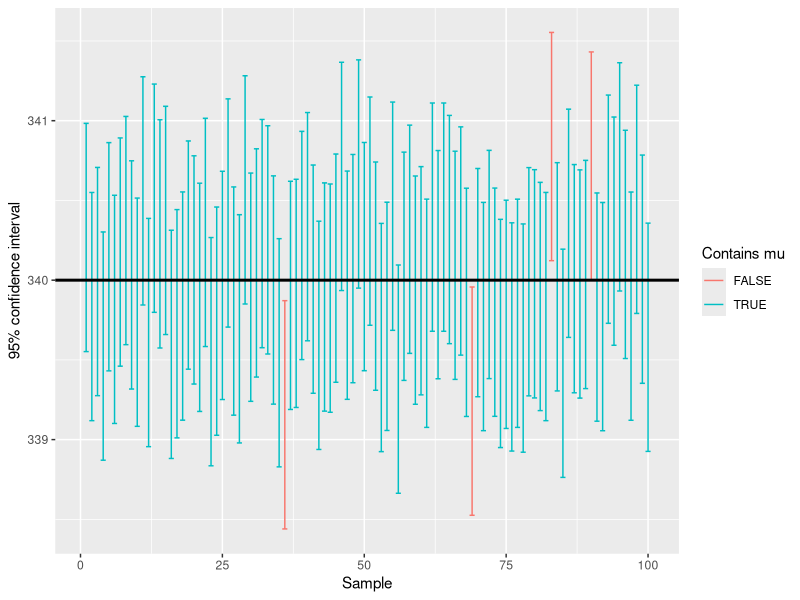
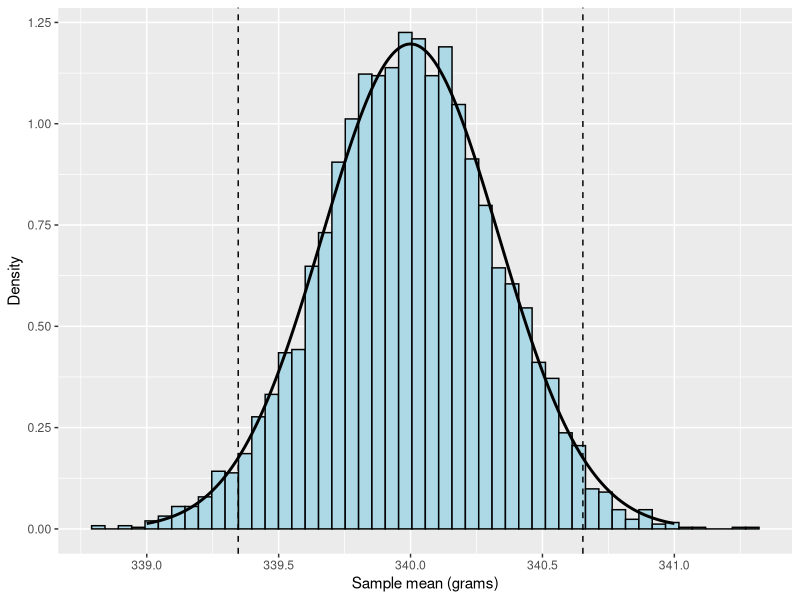
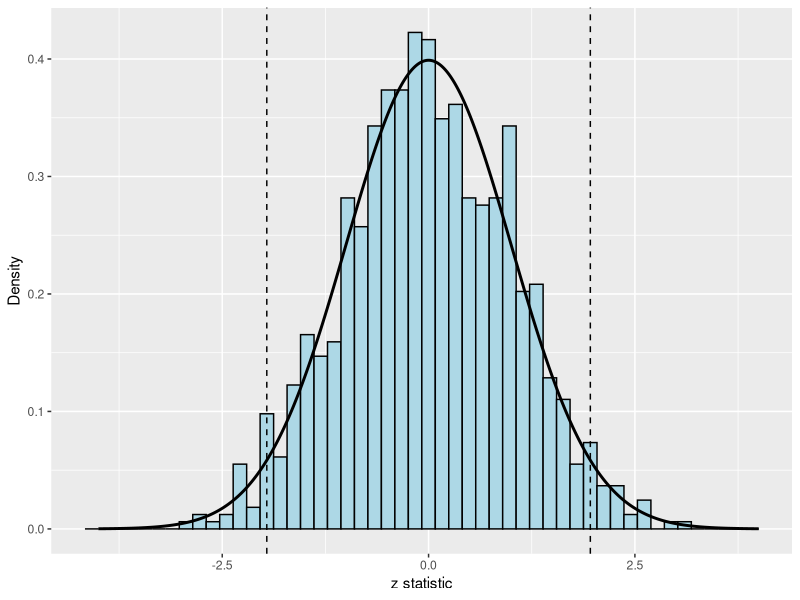

Recreate these plots in R, in order.
## ---- chunk 1
library(ggplot2)
## ---- chunk 2
qnorm(0.975)


qnorm(0.95) # 90% CI
qnorm(0.995) # 99% CI
## ---- chunk 3
weights <- c(338.1, 341.2, 339.5, 342.0, 337.8, 340.6, 336.9, 343.1,
             339.9, 338.4, 341.7, 340.2, 337.5, 342.8, 339.1, 340.8,
             338.6, 341.4, 336.2, 340.0)

n <- length(weights)
ybar <- mean(weights)
sigma <- 2

n
ybar
## ---- chunk 4
se <- sigma / sqrt(n)
crit <- qnorm(0.975)
margin <- crit * se

## ---- chunk 5
ybar - margin
ybar + margin
## ---- chunk 6
set.seed(20211)

ybars <- replicate(100, mean(rnorm(30, mean = 340, sd = 2)))

margin <- qnorm(0.975) * 2 / sqrt(30)

ci <- data.frame(sample_id = 1:100,
                 lower = ybars - margin,
                 upper = ybars + margin)

ci$contains <- ci$lower <= 340 & ci$upper >= 340
mean(ci$contains)
## ---- chunk 7
ggplot(ci, aes(x = sample_id, ymin = lower, ymax = upper, color = contains)) +
  geom_errorbar() +
  geom_hline(yintercept = 340, linewidth = 1) +
  labs(x = "Sample", y = "95% confidence interval", color = "Contains mu")
## ---- chunk 8
mu0 <- 340
sigma <- 2
n <- 36


ybars <- replicate(5000, mean(rnorm(n, mean = mu0, sd = sigma)))

sim_y <- data.frame(ybar = ybars)

head(sim_y)
## ---- chunk 9
se <- sigma / sqrt(n)

lower_cut <- mu0 - qnorm(0.975) * se
upper_cut <- mu0 + qnorm(0.975) * se

lower_cut
upper_cut
## ---- chunk 10
theory_y <- data.frame(x = seq(339, 341, length.out = 500))
theory_y$density <- dnorm(theory_y$x, mean = mu0, sd = se)

ggplot(sim_y, aes(x = ybar)) +
  geom_histogram(aes(y = after_stat(density)), bins = 50,
                 fill = "lightblue", color = "black") +
  geom_line(data = theory_y, aes(x = x, y = density),
            linewidth = 1, inherit.aes = FALSE) +
  geom_vline(xintercept = c(lower_cut, upper_cut), linetype = "dashed") +
  labs(x = "Sample mean (grams)", y = "Density")
## ---- chunk 11
mu0 <- 340
sigma <- 2
n <- 36
ybar <- 339.1

z <- (ybar - mu0) / (sigma / sqrt(n))
z
## ---- chunk 12
qnorm(0.025)
qnorm(0.975)
## ---- chunk 13

SE <- sigma / sqrt(n)

z_stats <- replicate(1000, (mean(rnorm(n, mean = mu0, sd = sigma)) - mu0) / SE)

sim <- data.frame(z = z_stats)

head(sim)
## ---- chunk 14
theory <- data.frame(x = seq(-4, 4, length.out = 500))
theory$density <- dnorm(theory$x)

ggplot(sim, aes(x = z)) +
  geom_histogram(aes(y = after_stat(density)), bins = 50,
                 fill = "lightblue", color = "black") +
  geom_line(data = theory, aes(x = x, y = density),
            linewidth = 1, inherit.aes = FALSE) +
  geom_vline(xintercept = c(-1.96, 1.96), linetype = "dashed") +
  labs(x = "z statistic", y = "Density")
## ---- chunk 15
mean(abs(z_stats) > 1.96)
## ---- chunk 16
2 * pnorm(abs(z), lower.tail = FALSE)
## ---- chunk 17
qnorm(0.05)
pnorm(z)
## ---- chunk 18
z_c <- function(y, mu = 0, sigma = 1) {
  
  # Remove missing values
  count_missing <- sum(is.na(y))
  message(paste('Number of missing observations that are excluded:', count_missing))
  
  y <- y[!is.na(y)]
  
  # Compute from data
  ybar <- mean(y)
  n <- length(y)
  
  # Compute test statistic
  test_statistic <- (ybar - mu) / (sigma / sqrt(n))
  
  # Return value
  return(test_statistic)
}
## ---- chunk 19
weights <- c(338.1, 341.2, 339.5, 342.0, 337.8, 340.6, 336.9, 343.1,
             339.9, 338.4, 341.7, 340.2, 337.5, 342.8, 339.1, 340.8,
             338.6, 341.4, 336.2, 340.0)

z_c(weights, mu = 340, sigma = 2)
## ---- chunk 20
z_coffee <- z_c(weights, mu = 340, sigma = 2)  
2 * pnorm(abs(z_coffee), lower.tail = FALSE)
## ---- chunk 21

## ---- chunk 22

## ---- chunk 23

## ---- chunk 24

## ---- chunk 25

## ---- chunk 26

## ---- chunk 27

## ---- chunk 28
jumps <- c(25.1, 23.8, 26.2, 24.9, 25.5, 22.9, 26.8, 24.2,
           25.9, 23.6, 27.1, 25.3, 24.7, 26.4, 25.0)
## ---- chunk 29

## ---- chunk 30

## ---- chunk 31

## ---- chunk 32

## ---- chunk 33
